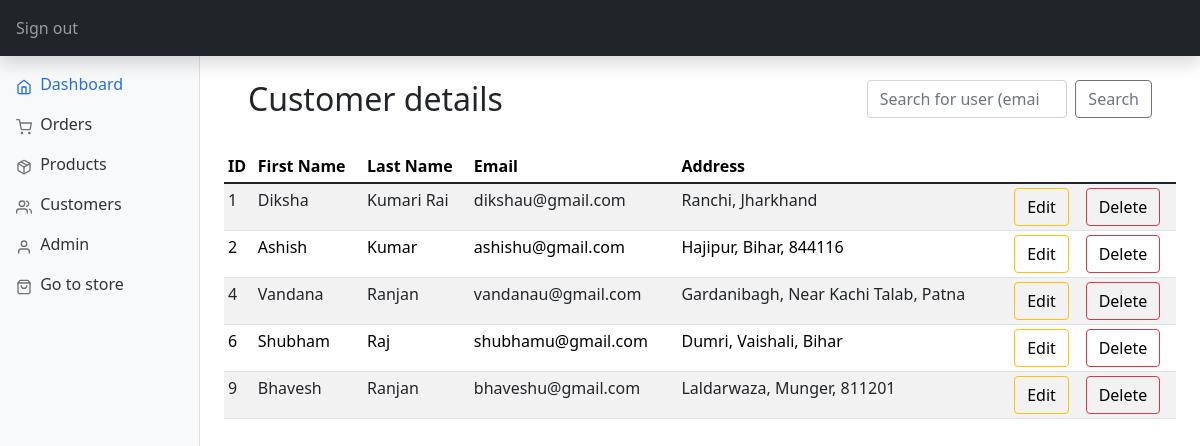
The page /admin/customers.php (signed in) on the database its author committed.
### tables this page shows
CREATE TABLE `user` (
  `user_Lname` varchar(20) NOT NULL,
  `email` varchar(50) NOT NULL,
  `user_password` varchar(50) NOT NULL,
  `user_id` int(3) NOT NULL,
  `user_fname` varchar(20) NOT NULL,
  `user_address` text NOT NULL
);

### admin/includes/functions.php (called while the page is built, shortened)
<?php
$connection = mysqli_connect("localhost", "root", "", "PharmEasy");
function query($query)
{
    global $connection;
    $run = mysqli_query($connection, $query);
    if ($run) {
        while ($row = $run->fetch_assoc()) {
            $data[] = $row;
        }
        return $data;
    } else {
        return 0;
    }
}
function all_users()
{
    $query = "SELECT user_id ,user_fname ,user_lname ,email ,user_address FROM user";
    $data = query($query);
    return $data;
}
function check_admin($id)
{
    $query = "SELECT admin_id FROM admin where admin_id='$id'";
    $row = query($query);
    if (empty($row)) {
        return 0;
    } else {
        return 1;
    }
}

### admin/customers.php (the view, shortened to what this page needs)
<?php
include "includes/head.php";
?>
<body>
    <?php
    include "includes/header.php"
    ?>
    <?php
    include "includes/sidebar.php";
    ?>
    <main class="col-md-9 ms-sm-auto col-lg-10 px-md-4">
        <div class="container">
            <div class="row align-items-start">
                <div class="col">
                    <br>
                    <h2>Customer details</h2>
                    <br>
                </div>
                <div class="col">
                    <br>
                    <form class="d-flex" method="GET" action="customers.php">
                        <input class="form-control me-2 col" type="search" name="search_user_email" placeholder="Search for user (email)" aria-label="Search">
                        <button class="btn btn-outline-secondary" type="submit" name="search_user" value="search">Search</button>
                    </form>
                    <br>
                </div>
            </div>
        </div>
        <div class="table-responsive">
            <table class="table table-striped table-sm">
                <thead>
                    <tr>
                        <th scope="col">ID</th>
                        <th scope="col">First Name</th>
                        <th scope="col">Last Name</th>
                        <th scope="col">Email</th>
                        <th scope="col">Address</th>
                </thead>
                <tbody>
                    <?php
                    $data = all_users();
                    $num = sizeof($data);
                    for ($i = 0; $i < $num; $i++) {
                    ?>
                        <tr>
                            <td><?php echo $data[$i]['user_id'] ?></td>
                            <td><?php echo $data[$i]['user_fname'] ?></td>
                            <td><?php echo $data[$i]['user_lname'] ?></td>
                            <td><?php echo $data[$i]['email'] ?></td>
                            <td><?php echo $data[$i]['user_address'] ?></td>
                            <td>
                                <button type="button" class="btn pull-left btn-outline-warning"><a style="text-decoration: none; color:black;" href="customers.php?edit=<?php echo $data[$i]['user_id'] ?>">Edit</a></button>
                            </td>
                            <td>
                                <button type="button" class="btn pull-left btn-outline-danger"><a style="text-decoration: none; color:black;" href="customers.php?delete=<?php echo $data[$i]['user_id'] ?>">Delete</a></button>
                            </td>
                        </tr>
                    <?php  }
                    ?>
                </tbody>
            </table>
        </div>
    </main>
</body>

### admin/includes/head.php (shortened to what this page needs)
<?php
include "includes/functions.php";
if (isset($_SESSION['admin_id'])) {
    $check_admin = check_admin($_SESSION['admin_id']);
} else {
    post_redirect("login.php");
}
?>
<!doctype html>
<html lang="en">
<head>
    <link href="bootstrap.min.css" rel="stylesheet">
    <link href="dashboard.css" rel="stylesheet">
    <link href="https://cdn.jsdelivr.net/npm/bootstrap@5.1.3/dist/css/bootstrap.min.css" rel="stylesheet">
</head>

### admin/includes/header.php
<header class="navbar navbar-dark  sticky-top bg-dark flex-md-nowrap  shadow ">
    <div class="navbar-nav">
        <div class="nav-item text-nowrap">
            <a class="nav-link px-3" href="logout.php">Sign out</a>
        </div>
    </div>
</header>

### admin/includes/sidebar.php
<nav id="sidebarMenu" class="col-md-3 col-lg-2 d-md-block bg-light sidebar collapse">
    <div class="position-sticky pt-3">
        <ul class="nav flex-column">
            <li class="nav-item">
                <a class="nav-link active" aria-current="page" href="index.php">
                    <span data-feather="home"></span>
                    Dashboard
                </a>
            </li>
            <li class="nav-item">
                <a class="nav-link" href="orders.php">
                    <span data-feather="shopping-cart"></span>
                    Orders
                </a>
            </li>
            <li class="nav-item">
                <a class="nav-link" href="products.php">
                    <span data-feather="package"></span>
                    Products
                </a>
            </li>
            <li class="nav-item">
                <a class="nav-link" href="customers.php">
                    <span data-feather="users"></span>
                    Customers
                </a>
            </li>
            <li class="nav-item ">
                <a class="nav-link" href="admin.php">
                    <span data-feather="user"></span>
                    Admin
                </a>
            </li>
            <li class="nav-item ">
                <a class="nav-link" href="../index.php">
                    <span data-feather="shopping-bag"></span>
                    Go to store
                </a>
            </li>
        </ul>
    </div>
</nav>

### admin/dashboard.css (style rules this page uses)
body { font-size: 0.875rem; }
.feather { width: 16px; height: 16px; vertical-align: text-bottom; }
.sidebar { position: fixed; top: 0; bottom: 0; left: 0; z-index: 100; padding: 48px 0 0; box-shadow: inset -1px 0 0 rgba(0, 0, 0, 0.1); }
.sidebar .nav-link { font-weight: 500; color: #333; }
.sidebar .nav-link .feather { margin-right: 4px; color: #727272; }
.sidebar .nav-link.active { color: #2470dc; }
.sidebar .nav-link:hover .feather, .sidebar .nav-link.active .feather { color: inherit; }

### rows shown on the page
user: user_id "1", user_fname "Diksha", user_Lname "Kumari Rai", email "dikshau@gmail.com", user_address "Ranchi, Jharkhand"
user: user_id "2", user_fname "Ashish", user_Lname "Kumar", email "ashishu@gmail.com", user_address "Hajipur, Bihar, 844116"
user: user_id "4", user_fname "Vandana", user_Lname "Ranjan", email "vandanau@gmail.com", user_address "Gardanibagh, Near Kachi Talab, Patna"
user: user_id "6", user_fname "Shubham", user_Lname "Raj", email "shubhamu@gmail.com", user_address "Dumri, Vaishali, Bihar"
user: user_id "9", user_fname "Bhavesh", user_Lname "Ranjan", email "bhaveshu@gmail.com", user_address "Laldarwaza, Munger, 811201"
